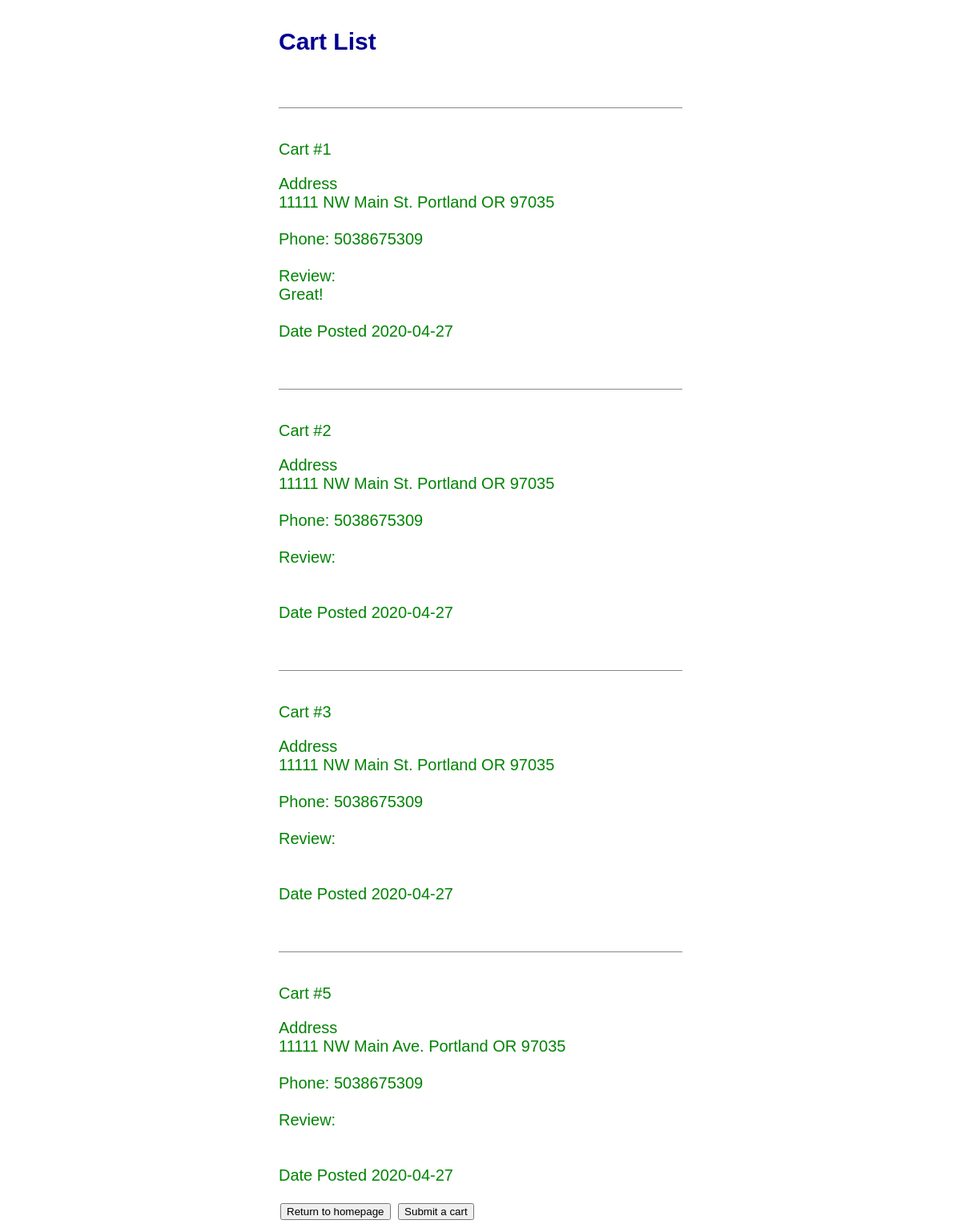
The page /browse/ on the database its author committed.
### tables this page shows
CREATE TABLE cartlist (name text, street text, city text, state text, zipcode text, phone text, review, posted_on date);

### browse.py (the view)
class Browse(MethodView):
    def get(self):
        model = gbmodel.get_model()
        entries = [
                dict(name=row[0], street=row[1], city=row[2], state=row[3], \
                zipcode=row[4], phone=row[5], review=row[6], posted_on=row[7] ) for row in model.select()]
        return render_template('browse.html', entries=entries)

### gbmodel/__init__.py (called while the page is built)
def get_model():
    return appmodel

### gbmodel/model_sqlite3.py (called while the page is built)
    def select(self):
        connection = sqlite3.connect(DB_FILE)
        cursor = connection.cursor()
        cursor.execute("SELECT * FROM cartlist")
        return cursor.fetchall()

### templates/browse.html
{% extends "layout.html" %}
{% block content %}
    <h2>Cart List</h2>
    {% for entry in entries %}
        <p class="entry">
	<p>
		{{ entry.name }}
	</p>
	<div>
	    <span>Address</span>
	    <div id='address'>
	    	{{ entry.street }}
	    	{{ entry.city }}
	    	{{ entry.state }}
	    	{{ entry.zipcode }}
	    </div><br>
	</div>
	    <div>
		    Phone: {{ entry.phone }}<br>
	    </div>
	    <div>
		    <br>Review:
		    <br>{{ entry.review }}<br>
	    </div>
	    <br>Date Posted {{ entry.posted_on }}
        </p>
    {% endfor %}
    <form id='returnhome' action="{{ url_for('index')}}">
	<input type=submit value='Return to homepage'>
    </form>
    <form id='cartsubmit' action="{{ url_for('form')}}">
	<input type=submit value='Submit a cart'>
    </form>
{% endblock %}

### templates/layout.html (shortened to what this page needs)
<!doctype html>
<html>
<link rel=stylesheet type=text/css href="{{ url_for('static', filename='style.css') }}">
<div class=page>
    {% block content %}{% endblock %}
</div>
</html>

### static/style.css (style rules this page uses)
a, h1, h2 { color: #00008F; }
form { margin:.1em auto; padding:.1em; width: 400px; border: 1px }
form#cartsubmit { margin:.1em auto; padding:.1em; width: 400px; border: 1px; display:inline; }
form#returnhome { margin:.1em auto; padding:.1em; width: 1000px; border: 1px; display:inline; }
.page { margin:.1em auto; padding:.1em; width: 504px; }
.entry { margin-bottom: 2em; padding-bottom: 2em; border-bottom: 1px solid #888; }

### rows shown on the page
cartlist: name "Cart #1", street "11111 NW Main St.", city "Portland", state "OR", zipcode "97035", phone "5038675309", review "Great!", posted_on "2020-04-27"
cartlist: name "Cart #2", street "11111 NW Main St.", city "Portland", state "OR", zipcode "97035", phone "5038675309", posted_on "2020-04-27"
cartlist: name "Cart #3", street "11111 NW Main St.", city "Portland", state "OR", zipcode "97035", phone "5038675309", posted_on "2020-04-27"
cartlist: name "Cart #5", street "11111 NW Main Ave.", city "Portland", state "OR", zipcode "97035", phone "5038675309", posted_on "2020-04-27"
